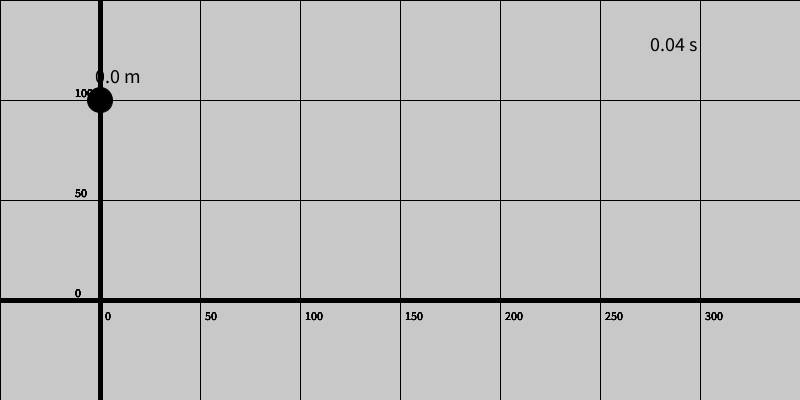
Frame 1 (no input)
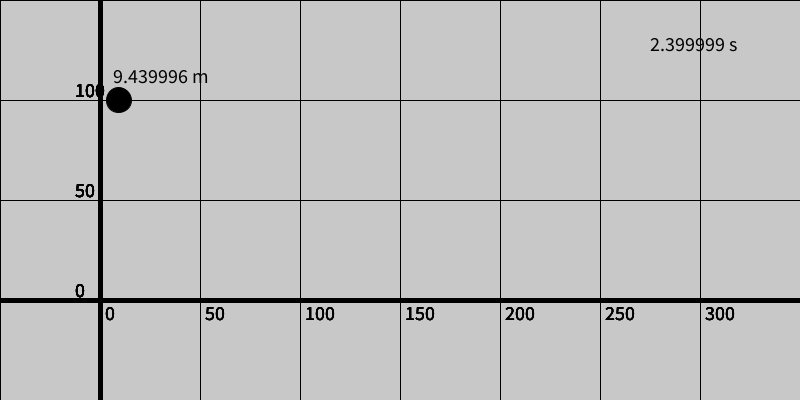
Frame 60 (the mouse pressed at the canvas centre just before this capture)
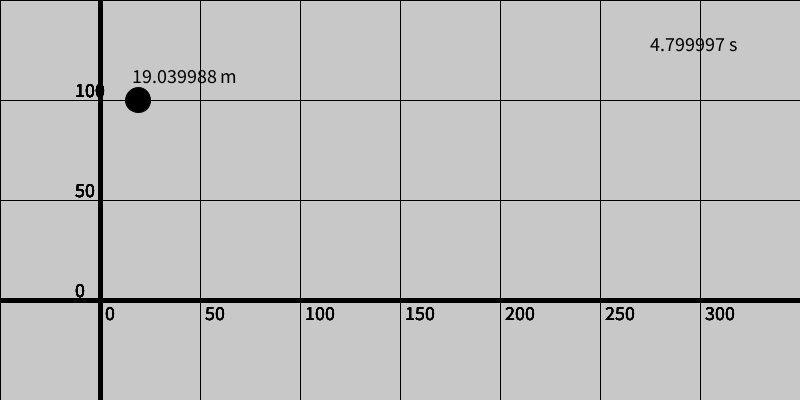
Frame 120 (the mouse held since frame 60 and released just before this capture)

The Processing sketch that drew these frames (run headless with seeded random() and noise(); from frame 60 on, the mouse is pressed at the canvas centre):

// Processing sketch: MRU
// ── MRU.pde
// File: MRU
// Autor: Nicolas Fischer
// version: 0.0.0.1
// program: processing
// ext: pde
// ---------------------------------------

// --- init ---
// Funtion repere() changed!
// repere(int quadrillageEnM, float convMEnPi)

float MinPx = 2;

//  Variables for MCU
float x = 0;
float y = 100;
float v = 4;
float t = 0;
//float x0 = 0; // unnessesary w/ translate
float FPS = 25;

//  object specs
float RAY = 25;

// x(t) = x*t+x0

// -- END init ---

// --- setup ---
void setup() {
  size(800, 400);
  background(200);
  frameRate(FPS);
  translate(50, 50);
}
// --- END setup ---

// --- draw ---
void draw() {
  background(200);
  repere(50, MinPx); // Fonction changed!
  x=v*t;
  t=t+(1/FPS);
  //println(t);

  circle(x*MinPx, -y*MinPx, RAY);
  textSize(20);
  text(x+" m", x*MinPx-RAY/4,-(y*MinPx+RAY/2+5));
  text(t+" s", width-250, -250);
}
// --- END draw ---

// ── repere.pde
void repere(int quadrillageEnM, float convMEnPi) {
  /*
  Code from Bruno Van Denbroek
   
  Fonction repere
  arguments: quadrillageEnM (int), convMEnPi (float)
  */

  //conversion et bordure
  int quadrillage=int(quadrillageEnM*convMEnPi);
  //coefficient permettant de positionner la borde à un multiple du quadrillage
  int coefBordure=1;
  //calcul de la position de la bordure
  int OFFSET_X=quadrillage*coefBordure;
  int OFFSET_Y=quadrillage*coefBordure;

  strokeWeight(1);

  for (int x=0; x<=width; x+=quadrillage) {
    for (int y=0; y<=height; y+=quadrillage) {

      line(x, 0, x, height);
      line(0, y, width, y);
      fill(0);
      text(int(x/convMEnPi), x+OFFSET_X+5, height-OFFSET_X+20);
      text(int(y/convMEnPi), OFFSET_Y-25, height-OFFSET_Y-y-3);
    }
  }
  strokeWeight(5);
  line(OFFSET_X, 0, OFFSET_X, height);
  line(0, height-OFFSET_Y, width, height-OFFSET_Y);
  strokeWeight(1);
  translate(OFFSET_X, height-OFFSET_Y);
  //println(OFFSET_X);
  //println("Y: "+OFFSET_Y);
}
